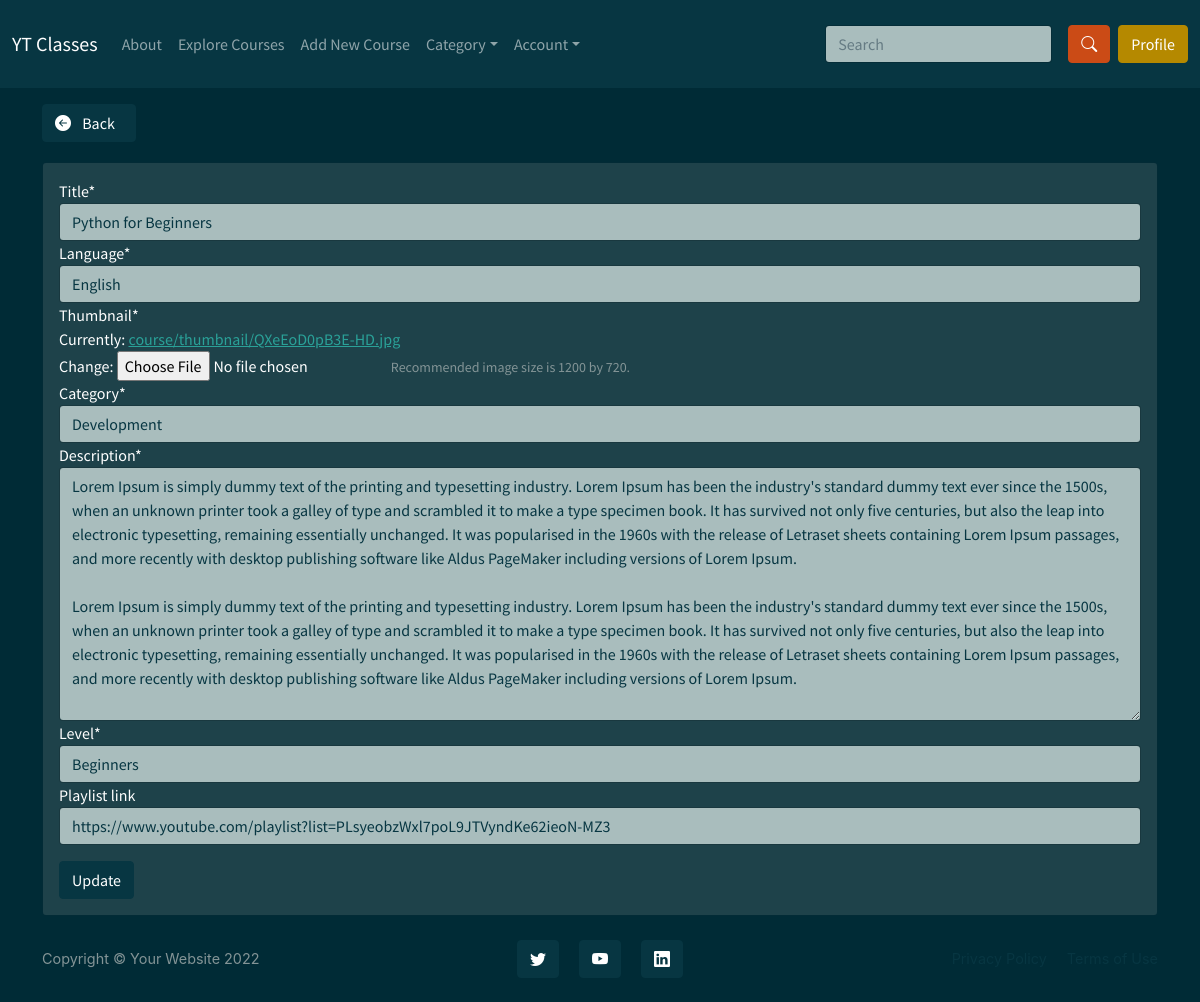
The app's page /courses/edit_course/04a019770ea34e3e8f2628fc3af0a809/ (signed in) with its own data.
### courses/models.py (models this page shows, shortened)
class Course(models.Model):
    language_choice = (("English", "English"), ("Hindi", "Hindi"))
    level_choice = (
        ("Beginners", "Beginners"),
        ("Intermediate", "Intermediate"),
        ("Advanced", "Advanced"),
    )
    title = models.CharField(max_length=200)
    title_slug = models.SlugField(max_length=200, unique=True)
    instructor = models.ForeignKey(User, on_delete=models.CASCADE)
    language = models.CharField(choices=language_choice, max_length=50)
    thumbnail = models.ImageField(
        default="thumbnail.png",
        upload_to="course/thumbnail/",
        validators=[FileExtensionValidator(["png", "jpg", "jpeg"])],
        help_text="Recommended image size is 1200 by 720.",
    )
    category = models.ForeignKey(Category, on_delete=models.CASCADE)
    description = models.TextField()
    level = models.CharField(max_length=50, choices=level_choice)
    playlist_link = models.URLField(blank=True, null=True)
    is_featured = models.BooleanField(default=False)
    enrolled_student = models.ManyToManyField(
        User, blank=True, related_name="enrolled_students"
    )
    id = models.UUIDField(primary_key=True, default=uuid.uuid4, editable=False)
    created = models.DateTimeField(auto_now_add=True)
    updated = models.DateTimeField(auto_now=True)

class Category(models.Model):
    category = models.CharField(max_length=50)
    category_slug = models.SlugField(max_length=50, unique=True)
    created = models.DateTimeField(auto_now_add=True)
    updated = models.DateTimeField(auto_now=True)
    class Meta:
        verbose_name = "category"
        verbose_name_plural = "categories"
    def __str__(self):
        return self.category
    def get_url(self):
        return reverse("course_by_category", args=[self.category_slug])

### courses/views.py (the view)
# urls.py: path("edit_course/<str:id>/", views.edit_course, name="edit-course"),
@login_required(login_url="account_login")
def edit_course(request, id):
    course = get_object_or_404(Course, pk=id)
    user = Profile.objects.get(user=request.user)
    edit_form = EditCourseForm(instance=course)
    instructor_of_course = course.instructor
    if user.is_instructor:
        if instructor_of_course == request.user:
            if request.method == "POST":
                edit_form = EditCourseForm(request.POST, request.FILES, instance=course)
                if edit_form.is_valid():
                    messages.success(request, f"{course.title} successfully Updated")
                    edit_form.save()
                    return redirect(
                        reverse("course_dashboard", kwargs={"id": course.id})
                    )
    else:
        edit_form = EditCourseForm(instance=course)
    context = {
        "edit_form": edit_form,
        "course": course,
    }
    return render(request, "courses/edit_course.html", context)

### courses/forms.py
class EditCourseForm(forms.ModelForm):
    class Meta:
        model = Course
        fields = "__all__"
        exclude = (
            "instructor",
            "enrolled_student",
            "title_slug",
            "is_featured",
        )

### courses/context_processors.py (called while the page is built)
def menu_links(request):
    links = Category.objects.all()
    return dict(links=links)

### templates/courses/edit_course.html
{% extends 'base.html' %}
{% load static %} {% block content %}
{% load crispy_forms_tags %}
<section id="course-details" >
   <div class="container" >
    <a href = "{% url 'course_dashboard' course.id %}" type="button" class="btn btn-dark mt-3"><i class="bi bi-arrow-left-circle-fill" ></i> <span class="mx-2">Back</span></a>
     <div class="card p-3 text-white" >
       <div class="row">
           <form  method="POST" enctype="multipart/form-data">
               {% csrf_token %} {{edit_form | crispy }}
               <button class="btn btn-dark mt-3" type="submit" >Update</button>
           </form>
       </div>
     </div>
   </div>
 </section>
{% endblock content %}

### static/css/style.css (style rules this page uses)
.card { margin-top: 20px; }

### records on screen
Course: title "Python for Beginners", language "English", description "Lorem Ipsum is simply dummy text of the printing and typesetting industry. Lorem Ipsum has been the industry's standard dummy text ever since the 1500s, when an unknown printer took a galley of type and scrambled it to make a type specimen book. It has survived not only five centuries, but also the leap into electronic typesetting, remaining essentially unchanged. It was popularised in the 1960s with the release of Letraset sheets containing Lorem Ipsum passages, and more recently with desktop publishing software like Aldus PageMaker including versions of Lorem Ipsum. Lorem Ipsum is simply dummy text of the printing and typesetting industry. Lorem Ipsum has been the industry's standard…", level "Beginners", playlist_link "https://www.youtube.com/playlist?list=PLsyeobzWxl7poL9JTVyndKe62ieoN-MZ3"
Category: category "Development"
